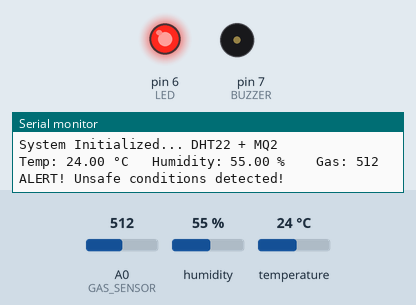
Recording of a sketch running on a simulated Arduino Uno, built with avr-gcc and run on an emulated ATmega328P. Shown: output pins drawn as LEDs (lit = HIGH), buzzer (waves = sounding), the last lines printed to the serial monitor. The inputs (shaded band) are chosen by the test bench; at power-on: A0 (GAS_SENSOR) = 512, temperature 24 °C, humidity 55 %. Pins used as bus, display or sensor lines are not drawn.

Above: at 2.3 s.
3.3 s: A0 (GAS_SENSOR) set to 489
At 5.0 s:
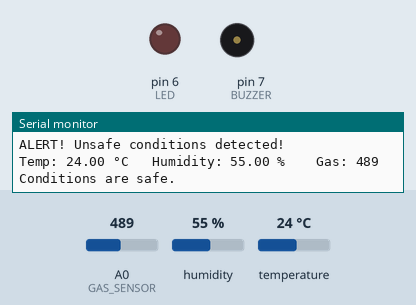
6.6 s: temperature set to 39.3 °C
9.3 s: temperature set to 40.8 °C
At 10.24 s:
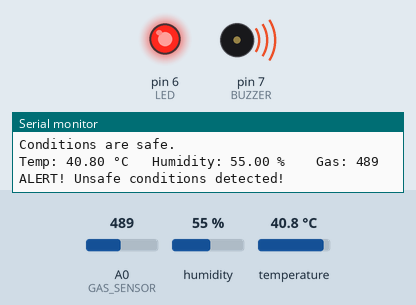
13.9 s: temperature set to 12 °C
At 15.4 s:
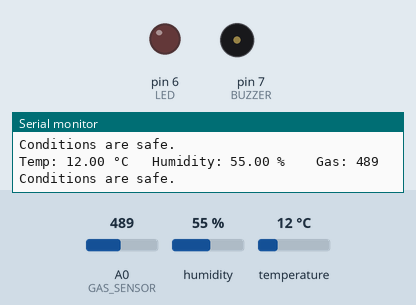
15.7 s: temperature set to 41 °C
At 17.1 s:
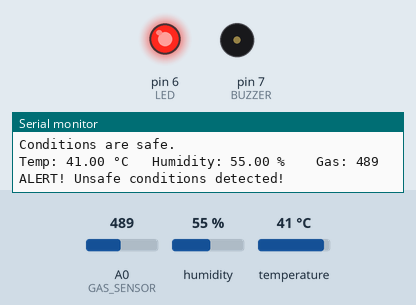
Timing chart, 0 to 21.0 s (numbered marks = the images above; inputs shaded):
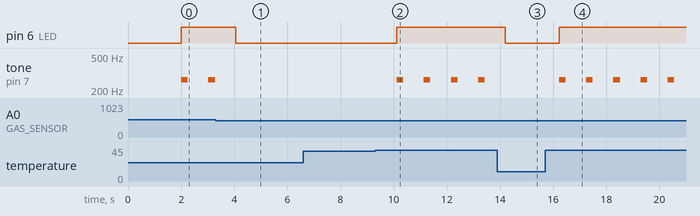

The sketch:

sketch.ino
```cpp
#include "DHT.h"

#define DHTPIN 9
#define DHTTYPE DHT22
#define GAS_SENSOR A0
#define BUZZER 7
#define LED 6

DHT dht(DHTPIN, DHTTYPE);

void setup() {
  Serial.begin(9600);
  dht.begin();
  pinMode(GAS_SENSOR, INPUT);
  pinMode(BUZZER, OUTPUT);
  pinMode(LED, OUTPUT);
  Serial.println("System Initialized... DHT22 + MQ2");
  delay(2000);
}

void loop() {
  float temperature = dht.readTemperature();
  float humidity = dht.readHumidity();
  int gasValue = analogRead(GAS_SENSOR);

  Serial.print("Temp: "); Serial.print(temperature); Serial.print(" °C   ");
  Serial.print("Humidity: "); Serial.print(humidity); Serial.print(" %   ");
  Serial.print(" Gas: "); Serial.println(gasValue);

  if (temperature > 40 || gasValue > 500) {
    tone(7, 262, 250); // Plays 262Hz tone for 0.250 seconds
    digitalWrite(BUZZER, HIGH);
    digitalWrite(LED, HIGH);
    Serial.println("ALERT! Unsafe conditions detected!");
  } else {
    digitalWrite(BUZZER, LOW);
    digitalWrite(LED, LOW);
    Serial.println("Conditions are safe.");
  }

  delay(1000);
}
```

Measured:
- the behaviour switches between 501 and 500 on A0 (GAS_SENSOR) (found by bisection; images 0 and 1)
- the behaviour switches between 40 and 40.1 °C on temperature (found by bisection; images 1 and 2)
- after the input at 3.3 s, pin 6 (LED): HIGH → LOW after 0.75 s; tone on pin 7 (BUZZER): stops changing and stays silent
- after the input at 9.3 s, pin 6 (LED): LOW → HIGH after 0.81 s; tone on pin 7 (BUZZER): alternates 262 Hz for 0.25 s and silent for 0.77 s, starting after 0.81 s
- after the input at 13.9 s, pin 6 (LED): HIGH → LOW after 0.30 s; tone on pin 7 (BUZZER): stops changing and stays silent
- after the input at 15.7 s, pin 6 (LED): LOW → HIGH after 0.52 s; tone on pin 7 (BUZZER): alternates 262 Hz for 0.25 s and silent for 0.77 s, starting after 0.52 s
- by itself, tone on pin 7 (BUZZER): alternates 262 Hz for 0.25 s and silent for 0.77 s
